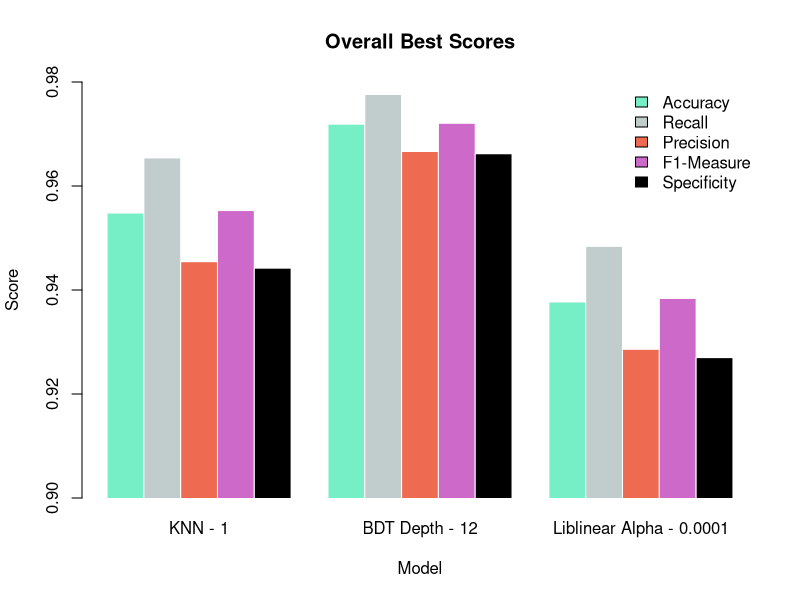
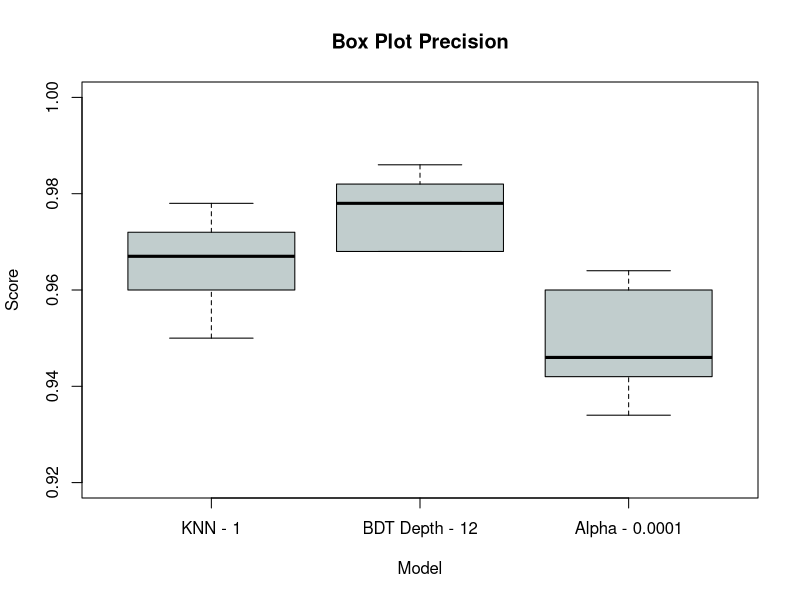

Reproduce these figures in R, in order.
tab <- read.csv("best_scores.csv",header = FALSE)
transposed <- t(tab)
colnames(transposed) <- c ("KNN - 1","BDT Depth - 12", "Liblinear Alpha - 0.0001")
mat <- as.matrix(transposed)

pdf("./graphs/selected_bar.pdf")
l <- c("Accuracy","Recall","Precision","F1-Measure","Specificity")

barplot(mat, main ="Overall Best Scores",col = c("aquamarine2","azure3","coral2","orchid3","black"),
        beside = TRUE, ylim =c(0.9,0.98), ylab = "Score", xlab = "Model",xpd=FALSE,border="white")
legend("topright", legend = l, 
       fill = c("aquamarine2","azure3","coral2","orchid3","black"), box.lty = 0.5, cex = 1,
)

dev.off()

pdf("./graphs/selected_box.pdf")
boxbest <- read.csv("box.csv",header = FALSE)
boxplot(boxbest,xlab="Model",xaxt='n',ylab="Score",ylim=c(0.92,1), main="Box Plot Precision",col="azure3")
axis(1, at=1:3, labels=c("KNN - 1","BDT Depth - 12", "Alpha - 0.0001"))
dev.off()
